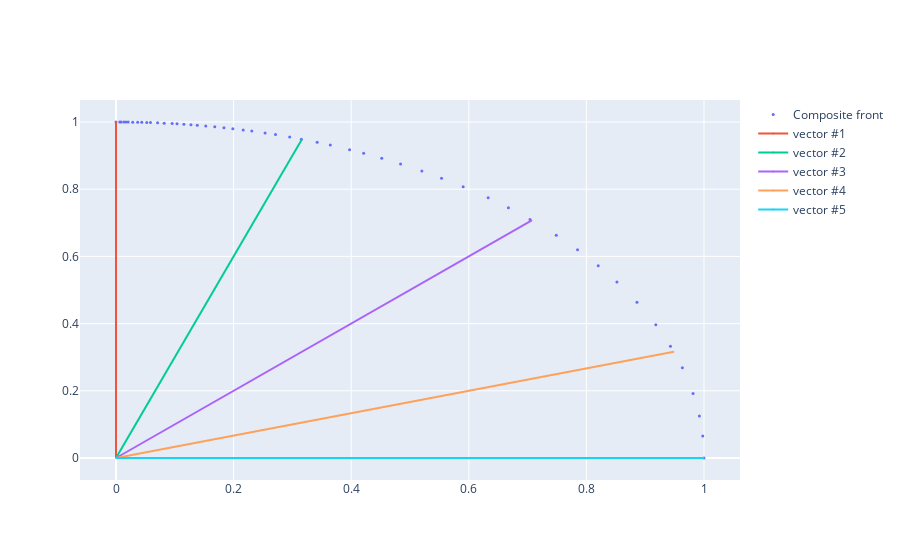

Notebook cell for this chart:
### Code cell
visualize_2D_front_rvs(base.normalized_front, base2.vectors)

### Figure 1 — Plotly figure (JSON) as saved in the notebook; plotly's stock layout.template omitted (floating-point values rounded to 4 significant figures)
{"data": [{"marker": {"size": 3}, "mode": "markers", "name": "Composite front", "type": "scatter", "x": [0, 0.01303, 0.484, 0.2536, 0.1274, 0.006437, 0.9978, 0.08192, 0.9632, 0.07077, 0.1038, 0.7041, 1, 0.2954, 0.1154, 0.04388, 0.2713, 0.03685, 0.452, 0.8201, 0.1836, 0.2163, 0.3973, 0.6673, 0.1382, 0.09548, 0.8519, 0.7488, 0.5904, 0.02838, 0.9429, 0.1987, 0.4211, 0.7849, 0.05224, 0.6329, 0.3421, 0.1527, 0.5536, 0.886, 0.9814, 0.9921, 0.2309, 0.5202, 0.05866, 0.918, 0.02073, 0.3152, 0.168, 0.3645, 0.008438, 0.0168], "y": [1, 0.9999, 0.8751, 0.9673, 0.9918, 1.0, 0.06566, 0.9966, 0.2688, 0.9975, 0.9946, 0.7101, 0, 0.9554, 0.9933, 0.999, 0.9625, 0.9993, 0.892, 0.5722, 0.983, 0.9763, 0.9177, 0.7448, 0.9904, 0.9954, 0.5237, 0.6628, 0.8071, 0.9996, 0.3329, 0.9801, 0.907, 0.6196, 0.9986, 0.7742, 0.9397, 0.9883, 0.8328, 0.4637, 0.1921, 0.1253, 0.973, 0.8541, 0.9983, 0.3966, 0.9998, 0.949, 0.9858, 0.9312, 1.0, 0.9999]}, {"line": {"width": 2}, "marker": {"opacity": 0.8, "size": 1}, "name": "vector #1", "type": "scatter", "x": [0, 0, 0], "y": [0, 1, 1]}, {"line": {"width": 2}, "marker": {"opacity": 0.8, "size": 1}, "name": "vector #2", "type": "scatter", "x": [0, 0.3162, 0.3162], "y": [0, 0.9487, 0.9487]}, {"line": {"width": 2}, "marker": {"opacity": 0.8, "size": 1}, "name": "vector #3", "type": "scatter", "x": [0, 0.7071, 0.7071], "y": [0, 0.7071, 0.7071]}, {"line": {"width": 2}, "marker": {"opacity": 0.8, "size": 1}, "name": "vector #4", "type": "scatter", "x": [0, 0.9487, 0.9487], "y": [0, 0.3162, 0.3162]}, {"line": {"width": 2}, "marker": {"opacity": 0.8, "size": 1}, "name": "vector #5", "type": "scatter", "x": [0, 1, 1], "y": [0, 0, 0]}], "layout": {}}
